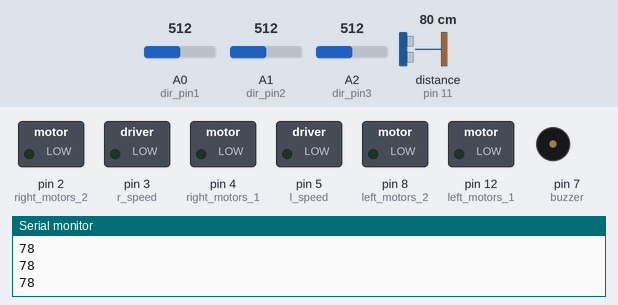
Simulated run of this sketch. Board: Arduino Uno, built with avr-gcc and run on an emulated ATmega328P. Shown: switched loads named in the sketch (green lamp = pin HIGH), buzzer (waves = sounding, pin HIGH), the last lines printed to the serial monitor. Wiring (inferred from the names in the program): ultrasonic range finder: trigger pin 10; echo pin 11. Dashed ring = blinking. The test bench sets the inputs (shaded band); at power-on: A0 (dir_pin1) = 512, distance to the obstacle (sensor on pin 11) 80 cm, A2 (dir_pin3) = 512, A1 (dir_pin2) = 512. The echo pulse lasts 58.3 µs per cm; pins used as bus, display or sensor lines are not drawn.

Above: at 1.2 s.
1.3 s: A0 (dir_pin1) set to 157
2.8 s: A0 (dir_pin1) set to 141
At 2.88 s:
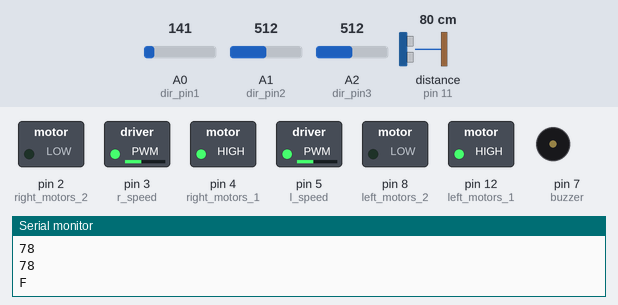
5.8 s: distance to the obstacle (sensor on pin 11) set to 18 cm
At 5.94 s:
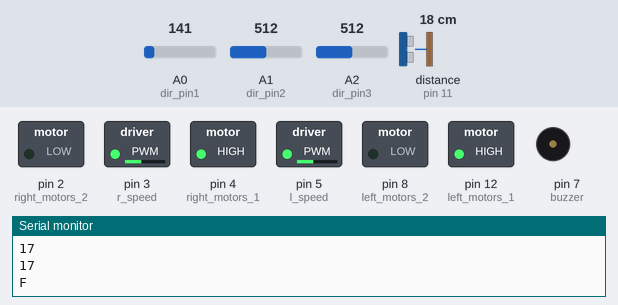
8.8 s: distance to the obstacle (sensor on pin 11) set to 14 cm
At 9.37 s:
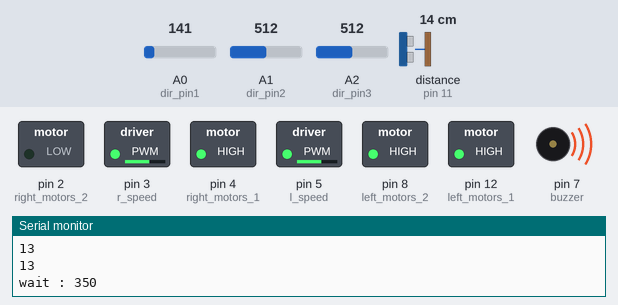
11.8 s: A2 (dir_pin3) set to 166
14.8 s: A2 (dir_pin3) set to 142
At 15.44 s:
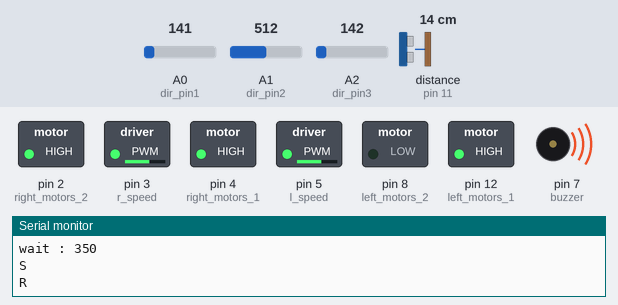
Timing chart, 0 to 17.8 s (numbered marks = the images above; inputs shaded):
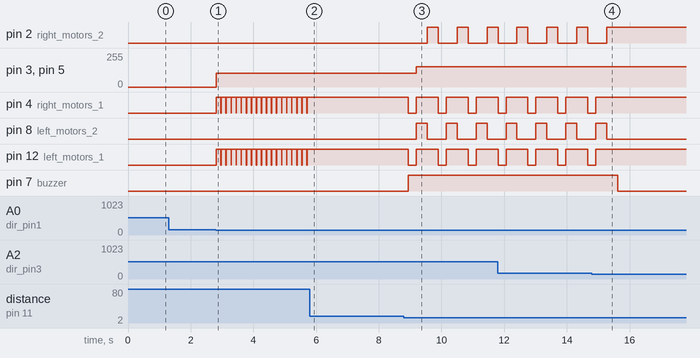

Measured:
- the behaviour switches between 151 and 150 on A0 (dir_pin1) (found by bisection; images 0 and 1)
- the behaviour switches between 16 and 15 cm on distance to the obstacle (sensor on pin 11) (found by bisection; images 2 and 3)
- the behaviour switches between 151 and 150 on A2 (dir_pin3) (found by bisection; images 3 and 4)
- after the input at 2.8 s, pin 3 (r_speed), pin 5 (l_speed): 0/255 → 102/255 at once; pin 4 (right_motors_1), pin 12 (left_motors_1): alternates HIGH for 0.15 s and LOW for 0.01 s, starting at once
- after the input at 5.8 s, pin 4 (right_motors_1), pin 12 (left_motors_1): stops changing and stays HIGH
- after the input at 8.8 s, pin 2 (right_motors_2): alternates HIGH for 0.35 s and LOW for 0.60 s, starting after 0.75 s; pin 3 (r_speed): 102/255 → 153/255 after 0.40 s
- after the input at 14.8 s, pin 2 (right_motors_2): goes on until 15.3 s, then stays HIGH; pin 4 (right_motors_1), pin 12 (left_motors_1): goes on until 14.9 s, then stays HIGH; pin 8 (left_motors_2): goes on until 15.3 s, then stays LOW; pin 7 (buzzer): HIGH → LOW after 0.82 s

The sketch:

Arduino_Code.ino
```cpp
#define left_motors_1 12
#define left_motors_2 8
#define right_motors_1 4
#define right_motors_2 2
#define r_speed 3
#define l_speed 5
#define buzzer 7

#define dir_pin1 A0
#define dir_pin2 A1
#define dir_pin3 A2


int dir1;
int dir2;
int dir3;

#define trig_pin 10
#define echo_pin 11
long duration;
int distance,dist;


void forward(int l , int r, int wait = 150){
Serial.println("F");
analogWrite(r_speed,map(r,0,5,0,255));
analogWrite(l_speed,map(l,0,5,0,255));
digitalWrite(left_motors_1,HIGH);
digitalWrite(left_motors_2,LOW);
digitalWrite(right_motors_1,HIGH);
digitalWrite(right_motors_2,LOW);
delay(wait);
stop_motors();


}

void backward(int l , int r){
Serial.println("B");
analogWrite(r_speed,map(r,0,5,0,255));
analogWrite(l_speed,map(l,0,5,0,255));
digitalWrite(left_motors_1,LOW);
digitalWrite(left_motors_2,HIGH);
digitalWrite(right_motors_1,LOW);
digitalWrite(right_motors_2,HIGH);
delay(50);
stop_motors();
}


void left(int l , int r, int wait = 150){
//Serial.println("L");
analogWrite(r_speed,map(r,0,5,0,255));
analogWrite(l_speed,map(l,0,5,0,255));
digitalWrite(left_motors_1,HIGH);
digitalWrite(left_motors_2,HIGH);
digitalWrite(right_motors_1,HIGH);
digitalWrite(right_motors_2,LOW);
/*
 digitalWrite(left_motors_1,LOW);
digitalWrite(left_motors_2,HIGH);
digitalWrite(right_motors_1,HIGH);
digitalWrite(right_motors_2,LOW);
 */
 Serial.print("wait : ");
 Serial.println(wait);
delay(wait);
stop_motors();
}
void right(int l , int r, int wait = 150){
Serial.println("R");
analogWrite(r_speed,map(r,0,5,0,255));
analogWrite(l_speed,map(l,0,5,0,255));
digitalWrite(left_motors_1,HIGH);
digitalWrite(left_motors_2,LOW);
digitalWrite(right_motors_1,HIGH);
digitalWrite(right_motors_2,HIGH);
/*
 digitalWrite(left_motors_1,HIGH);
digitalWrite(left_motors_2,LOW);
digitalWrite(right_motors_1,LOW);
digitalWrite(right_motors_2,HIGH);
 */
delay(wait);
stop_motors();
}

void stop_motors(){
Serial.println("S");
digitalWrite(left_motors_1,LOW);
digitalWrite(left_motors_2,LOW);
digitalWrite(right_motors_1,LOW);
digitalWrite(right_motors_2,LOW);
}

int radar(){
  digitalWrite(trig_pin, LOW);
delayMicroseconds(2);
digitalWrite(trig_pin, HIGH);
delayMicroseconds(10);
digitalWrite(trig_pin, LOW);
duration = pulseIn(echo_pin, HIGH);
distance= duration*0.034/2;
return distance;
}

void setup() {
// put your setup code here, to run once:
Serial.begin(115200);

pinMode(left_motors_1,OUTPUT);
pinMode(left_motors_2,OUTPUT);
pinMode(right_motors_1,OUTPUT);
pinMode(right_motors_2,OUTPUT);
pinMode(r_speed,OUTPUT);
pinMode(l_speed,OUTPUT);
pinMode(dir_pin1,INPUT);
pinMode(dir_pin2,INPUT);
pinMode(dir_pin3,INPUT);
pinMode(trig_pin, OUTPUT);
pinMode(echo_pin, INPUT);
pinMode(buzzer, OUTPUT);
}

void loop() {
  // put your main code here, to run repeatedly:
dir1=analogRead(dir_pin1) > 150 ? HIGH : LOW;
dir2=analogRead(dir_pin2)> 150 ? HIGH : LOW;
dir3=analogRead(dir_pin3)> 150 ? HIGH : LOW;
dist =radar();
Serial.println(dist);
/*
if (dist >=15){
  //forward(2,2);
  Serial.println("F");
}
else {
  digitalWrite(buzzer,HIGH);
  delay(250);
  left(3,3, 500);
  forward(3,3,500);
  right(3,3,500);
  digitalWrite(buzzer,LOW);

}
*/
if(dir1 == 0 & dir2 ==1 & dir3 ==1 ){
//  Serial.println("F");
dist =radar();
Serial.println(dist);
if (dist >=15){
  forward(2,2);
}
else {
  digitalWrite(buzzer,HIGH);
  delay(250);
  left(3,3, 350);
  //forward(1,1,20);
  right(3,3,350);
  digitalWrite(buzzer,LOW);
}

} else if(dir1 == 1 & dir2 ==0 & dir3 ==1){
//   Serial.println("R");
   backward(3,3);

}else if(dir1 == 1 & dir2 ==0 & dir3 ==0){
//  Serial.println("L");
  left(3,3);
}else if(dir1 == 0 & dir2 ==1 & dir3 ==0){
//  Serial.println("B");
  right(3,3);
}


}
```
